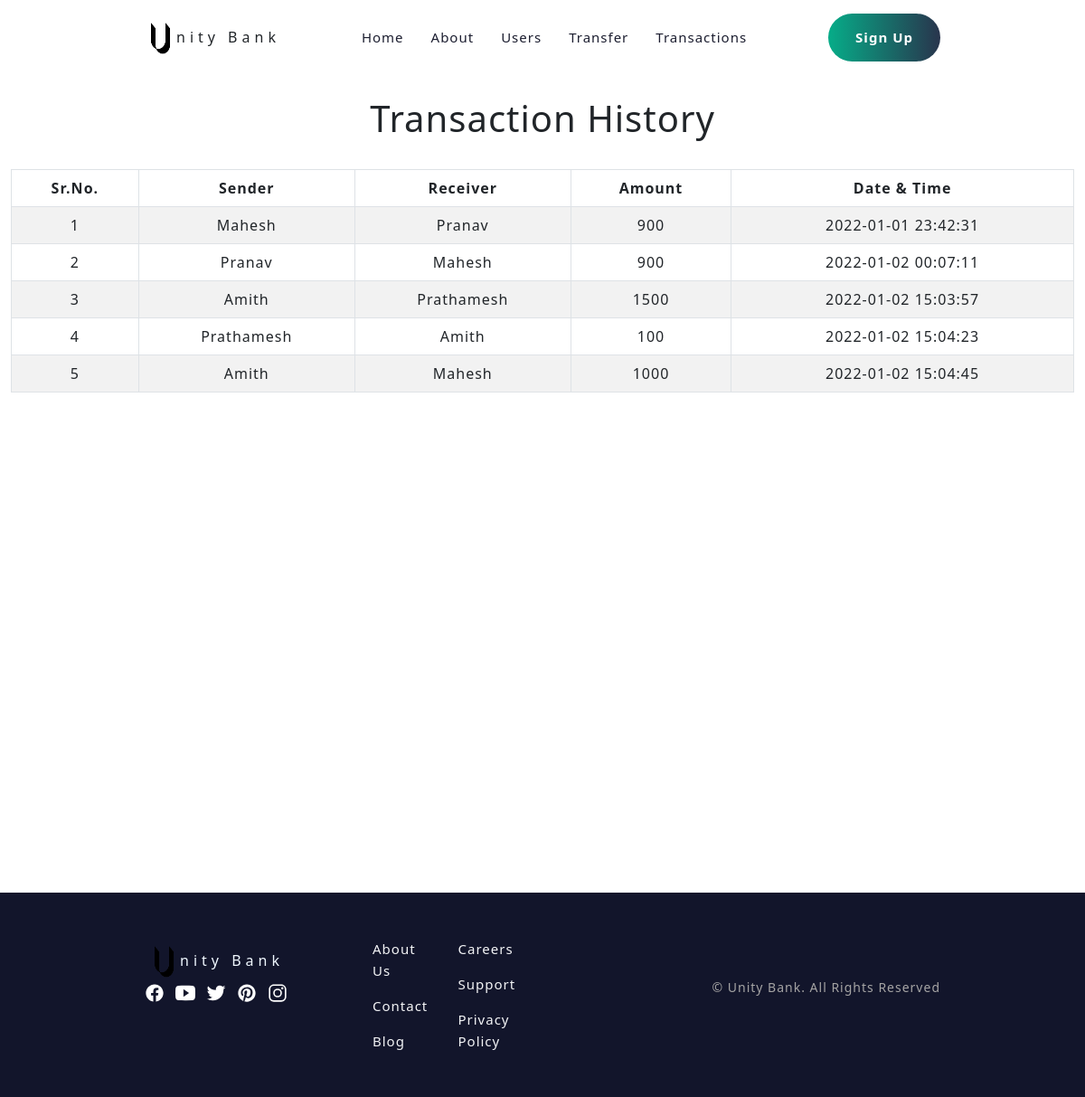
The page /transactionhistory.php on the database its author committed.
### tables this page shows
CREATE TABLE `transaction` (
  `sno` int(3) NOT NULL,
  `sender` text NOT NULL,
  `receiver` text NOT NULL,
  `balance` int(8) NOT NULL,
  `datetime` datetime NOT NULL DEFAULT current_timestamp()
);

### transactionhistory.php (the view, shortened to what this page needs)
<?php
  include 'nav.php';
?>
	<div class="container">
        <h1 class="text-center pt-4">Transaction History</h1>
       <br>
       <div class="table-responsive-sm table-container">
            <table class="table table-hover table-striped table-condensed table-bordered">
                <thead>
                    <tr>
                        <th class="text-center">Sr.No.</th>
                        <th class="text-center">Sender</th>
                        <th class="text-center">Receiver</th>
                        <th class="text-center">Amount</th>
                        <th class="text-center">Date & Time</th>
                    </tr>
                </thead>
                <tbody>
                <?php
                    include 'config.php';
                    $sql ="select * from transaction";
                    $query =mysqli_query($conn, $sql);
                    while($rows = mysqli_fetch_assoc($query))
                    {
                ?>
                    <tr>
                    <td class="py-2"><?php echo $rows['sno']; ?></td>
                    <td class="py-2"><?php echo $rows['sender']; ?></td>
                    <td class="py-2"><?php echo $rows['receiver']; ?></td>
                    <td class="py-2"><?php echo $rows['balance']; ?> </td>
                    <td class="py-2"><?php echo $rows['datetime']; ?> </td>
                <?php
                    }
                ?>
                </tbody>
            </table>
        </div>
    </div>
<?php include('footer.php'); ?>
</body>
</html>

### css/index.css (style rules this page uses)
:root { --light-grayish-blue: hsl(220, 16%, 96%); --very-light-gray: hsl(0, 0%, 98%); --grayish-blue: hsl(234, 26%, 15%); --bright-cyan: hsl(220, 31%, 23%); --lime-green: hsl(167, 93%, 35%); --dark-blue: hsl(233, 40%, 12%); --white: hsl(0, 0%, 100%); --light-grey: rgb(165, 164, 164); --px: 20px; }
*, *::before, *::after { margin: 0; padding: 0; box-sizing: border-box; user-select: none; }
html { font-family: 'Public Sans', sans-serif; scroll-behavior: smooth; }
.container { max-width: 1440px; margin: auto; }
@media (min-width: 768px) { :root { --px: 80px; } }
@media (min-width: 1200px) { :root { --px: 160px; } }

### css/table.css (style rules this page uses)
table { letter-spacing: 1.2px; }
td { text-align: center; }
.table-container { height: 100vh; }
@media only screen and (orientation: portrait) { * { letter-spacing: 1px; } }

### rows shown on the page
transaction: sno "1", sender "Mahesh", receiver "Pranav", balance "900", datetime "2022-01-01 23:42:31"
transaction: sno "2", sender "Pranav", receiver "Mahesh", balance "900", datetime "2022-01-02 00:07:11"
transaction: sno "3", sender "Amith", receiver "Prathamesh", balance "1500", datetime "2022-01-02 15:03:57"
transaction: sno "4", sender "Prathamesh", receiver "Amith", balance "100", datetime "2022-01-02 15:04:23"
transaction: sno "5", sender "Amith", receiver "Mahesh", balance "1000", datetime "2022-01-02 15:04:45"
